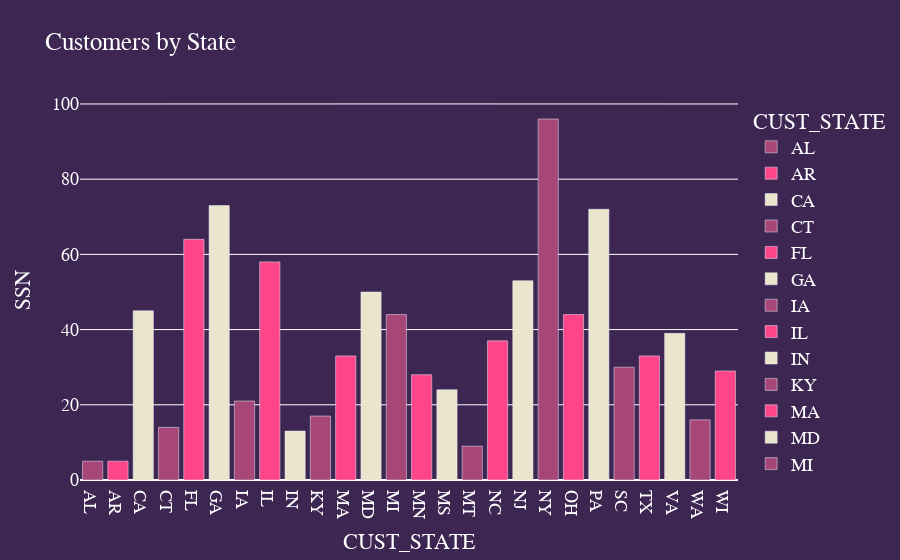

Write notebook code for a chart like this one.
### Code cell
#3.2Find and plot which state has a high number of customers.
grouped = cudf.groupby('CUST_STATE')['SSN'].count().reset_index()
grouped

fig = px.bar(grouped, x='CUST_STATE', y='SSN', color='CUST_STATE', color_discrete_sequence=colors[1:], title='Customers by State')
fig.update_layout(
    font_family="Arial Black",
    font_color='white',
    font_size=18,
    paper_bgcolor=colors[0],
    plot_bgcolor=colors[0]
)

fig.show()

### Figure 1 — Plotly figure (JSON) as saved in the notebook; plotly's stock layout.template omitted (floating-point values rounded to 4 significant figures)
{"data": [{"alignmentgroup": "True", "hovertemplate": "CUST_STATE=%{x}<br>SSN=%{y}<extra></extra>", "legendgroup": "AL", "marker": {"color": "#a64777", "pattern": {"shape": ""}}, "name": "AL", "offsetgroup": "AL", "orientation": "v", "showlegend": true, "textposition": "auto", "type": "bar", "x": ["AL"], "xaxis": "x", "y": [5], "yaxis": "y"}, {"alignmentgroup": "True", "hovertemplate": "CUST_STATE=%{x}<br>SSN=%{y}<extra></extra>", "legendgroup": "AR", "marker": {"color": "#ff4589", "pattern": {"shape": ""}}, "name": "AR", "offsetgroup": "AR", "orientation": "v", "showlegend": true, "textposition": "auto", "type": "bar", "x": ["AR"], "xaxis": "x", "y": [5], "yaxis": "y"}, {"alignmentgroup": "True", "hovertemplate": "CUST_STATE=%{x}<br>SSN=%{y}<extra></extra>", "legendgroup": "CA", "marker": {"color": "#ebe5ce", "pattern": {"shape": ""}}, "name": "CA", "offsetgroup": "CA", "orientation": "v", "showlegend": true, "textposition": "auto", "type": "bar", "x": ["CA"], "xaxis": "x", "y": [45], "yaxis": "y"}, {"alignmentgroup": "True", "hovertemplate": "CUST_STATE=%{x}<br>SSN=%{y}<extra></extra>", "legendgroup": "CT", "marker": {"color": "#a64777", "pattern": {"shape": ""}}, "name": "CT", "offsetgroup": "CT", "orientation": "v", "showlegend": true, "textposition": "auto", "type": "bar", "x": ["CT"], "xaxis": "x", "y": [14], "yaxis": "y"}, {"alignmentgroup": "True", "hovertemplate": "CUST_STATE=%{x}<br>SSN=%{y}<extra></extra>", "legendgroup": "FL", "marker": {"color": "#ff4589", "pattern": {"shape": ""}}, "name": "FL", "offsetgroup": "FL", "orientation": "v", "showlegend": true, "textposition": "auto", "type": "bar", "x": ["FL"], "xaxis": "x", "y": [64], "yaxis": "y"}, {"alignmentgroup": "True", "hovertemplate": "CUST_STATE=%{x}<br>SSN=%{y}<extra></extra>", "legendgroup": "GA", "marker": {"color": "#ebe5ce", "pattern": {"shape": ""}}, "name": "GA", "offsetgroup": "GA", "orientation": "v", "showlegend": true, "textposition": "auto", "type": "bar", "x": ["GA"], "xaxis": "x", "y": [73], "yaxis": "y"}, {"alignmentgroup": "True", "hovertemplate": "CUST_STATE=%{x}<br>SSN=%{y}<extra></extra>", "legendgroup": "IA", "marker": {"color": "#a64777", "pattern": {"shape": ""}}, "name": "IA", "offsetgroup": "IA", "orientation": "v", "showlegend": true, "textposition": "auto", "type": "bar", "x": ["IA"], "xaxis": "x", "y": [21], "yaxis": "y"}, {"alignmentgroup": "True", "hovertemplate": "CUST_STATE=%{x}<br>SSN=%{y}<extra></extra>", "legendgroup": "IL", "marker": {"color": "#ff4589", "pattern": {"shape": ""}}, "name": "IL", "offsetgroup": "IL", "orientation": "v", "showlegend": true, "textposition": "auto", "type": "bar", "x": ["IL"], "xaxis": "x", "y": [58], "yaxis": "y"}, {"alignmentgroup": "True", "hovertemplate": "CUST_STATE=%{x}<br>SSN=%{y}<extra></extra>", "legendgroup": "IN", "marker": {"color": "#ebe5ce", "pattern": {"shape": ""}}, "name": "IN", "offsetgroup": "IN", "orientation": "v", "showlegend": true, "textposition": "auto", "type": "bar", "x": ["IN"], "xaxis": "x", "y": [13], "yaxis": "y"}, {"alignmentgroup": "True", "hovertemplate": "CUST_STATE=%{x}<br>SSN=%{y}<extra></extra>", "legendgroup": "KY", "marker": {"color": "#a64777", "pattern": {"shape": ""}}, "name": "KY", "offsetgroup": "KY", "orientation": "v", "showlegend": true, "textposition": "auto", "type": "bar", "x": ["KY"], "xaxis": "x", "y": [17], "yaxis": "y"}, {"alignmentgroup": "True", "hovertemplate": "CUST_STATE=%{x}<br>SSN=%{y}<extra></extra>", "legendgroup": "MA", "marker": {"color": "#ff4589", "pattern": {"shape": ""}}, "name": "MA", "offsetgroup": "MA", "orientation": "v", "showlegend": true, "textposition": "auto", "type": "bar", "x": ["MA"], "xaxis": "x", "y": [33], "yaxis": "y"}, {"alignmentgroup": "True", "hovertemplate": "CUST_STATE=%{x}<br>SSN=%{y}<extra></extra>", "legendgroup": "MD", "marker": {"color": "#ebe5ce", "pattern": {"shape": ""}}, "name": "MD", "offsetgroup": "MD", "orientation": "v", "showlegend": true, "textposition": "auto", "type": "bar", "x": ["MD"], "xaxis": "x", "y": [50], "yaxis": "y"}, {"alignmentgroup": "True", "hovertemplate": "CUST_STATE=%{x}<br>SSN=%{y}<extra></extra>", "legendgroup": "MI", "marker": {"color": "#a64777", "pattern": {"shape": ""}}, "name": "MI", "offsetgroup": "MI", "orientation": "v", "showlegend": true, "textposition": "auto", "type": "bar", "x": ["MI"], "xaxis": "x", "y": [44], "yaxis": "y"}, {"alignmentgroup": "True", "hovertemplate": "CUST_STATE=%{x}<br>SSN=%{y}<extra></extra>", "legendgroup": "MN", "marker": {"color": "#ff4589", "pattern": {"shape": ""}}, "name": "MN", "offsetgroup": "MN", "orientation": "v", "showlegend": true, "textposition": "auto", "type": "bar", "x": ["MN"], "xaxis": "x", "y": [28], "yaxis": "y"}, {"alignmentgroup": "True", "hovertemplate": "CUST_STATE=%{x}<br>SSN=%{y}<extra></extra>", "legendgroup": "MS", "marker": {"color": "#ebe5ce", "pattern": {"shape": ""}}, "name": "MS", "offsetgroup": "MS", "orientation": "v", "showlegend": true, "textposition": "auto", "type": "bar", "x": ["MS"], "xaxis": "x", "y": [24], "yaxis": "y"}, {"alignmentgroup": "True", "hovertemplate": "CUST_STATE=%{x}<br>SSN=%{y}<extra></extra>", "legendgroup": "MT", "marker": {"color": "#a64777", "pattern": {"shape": ""}}, "name": "MT", "offsetgroup": "MT", "orientation": "v", "showlegend": true, "textposition": "auto", "type": "bar", "x": ["MT"], "xaxis": "x", "y": [9], "yaxis": "y"}, {"alignmentgroup": "True", "hovertemplate": "CUST_STATE=%{x}<br>SSN=%{y}<extra></extra>", "legendgroup": "NC", "marker": {"color": "#ff4589", "pattern": {"shape": ""}}, "name": "NC", "offsetgroup": "NC", "orientation": "v", "showlegend": true, "textposition": "auto", "type": "bar", "x": ["NC"], "xaxis": "x", "y": [37], "yaxis": "y"}, {"alignmentgroup": "True", "hovertemplate": "CUST_STATE=%{x}<br>SSN=%{y}<extra></extra>", "legendgroup": "NJ", "marker": {"color": "#ebe5ce", "pattern": {"shape": ""}}, "name": "NJ", "offsetgroup": "NJ", "orientation": "v", "showlegend": true, "textposition": "auto", "type": "bar", "x": ["NJ"], "xaxis": "x", "y": [53], "yaxis": "y"}, {"alignmentgroup": "True", "hovertemplate": "CUST_STATE=%{x}<br>SSN=%{y}<extra></extra>", "legendgroup": "NY", "marker": {"color": "#a64777", "pattern": {"shape": ""}}, "name": "NY", "offsetgroup": "NY", "orientation": "v", "showlegend": true, "textposition": "auto", "type": "bar", "x": ["NY"], "xaxis": "x", "y": [96], "yaxis": "y"}, {"alignmentgroup": "True", "hovertemplate": "CUST_STATE=%{x}<br>SSN=%{y}<extra></extra>", "legendgroup": "OH", "marker": {"color": "#ff4589", "pattern": {"shape": ""}}, "name": "OH", "offsetgroup": "OH", "orientation": "v", "showlegend": true, "textposition": "auto", "type": "bar", "x": ["OH"], "xaxis": "x", "y": [44], "yaxis": "y"}, {"alignmentgroup": "True", "hovertemplate": "CUST_STATE=%{x}<br>SSN=%{y}<extra></extra>", "legendgroup": "PA", "marker": {"color": "#ebe5ce", "pattern": {"shape": ""}}, "name": "PA", "offsetgroup": "PA", "orientation": "v", "showlegend": true, "textposition": "auto", "type": "bar", "x": ["PA"], "xaxis": "x", "y": [72], "yaxis": "y"}, {"alignmentgroup": "True", "hovertemplate": "CUST_STATE=%{x}<br>SSN=%{y}<extra></extra>", "legendgroup": "SC", "marker": {"color": "#a64777", "pattern": {"shape": ""}}, "name": "SC", "offsetgroup": "SC", "orientation": "v", "showlegend": true, "textposition": "auto", "type": "bar", "x": ["SC"], "xaxis": "x", "y": [30], "yaxis": "y"}, {"alignmentgroup": "True", "hovertemplate": "CUST_STATE=%{x}<br>SSN=%{y}<extra></extra>", "legendgroup": "TX", "marker": {"color": "#ff4589", "pattern": {"shape": ""}}, "name": "TX", "offsetgroup": "TX", "orientation": "v", "showlegend": true, "textposition": "auto", "type": "bar", "x": ["TX"], "xaxis": "x", "y": [33], "yaxis": "y"}, {"alignmentgroup": "True", "hovertemplate": "CUST_STATE=%{x}<br>SSN=%{y}<extra></extra>", "legendgroup": "VA", "marker": {"color": "#ebe5ce", "pattern": {"shape": ""}}, "name": "VA", "offsetgroup": "VA", "orientation": "v", "showlegend": true, "textposition": "auto", "type": "bar", "x": ["VA"], "xaxis": "x", "y": [39], "yaxis": "y"}, {"alignmentgroup": "True", "hovertemplate": "CUST_STATE=%{x}<br>SSN=%{y}<extra></extra>", "legendgroup": "WA", "marker": {"color": "#a64777", "pattern": {"shape": ""}}, "name": "WA", "offsetgroup": "WA", "orientation": "v", "showlegend": true, "textposition": "auto", "type": "bar", "x": ["WA"], "xaxis": "x", "y": [16], "yaxis": "y"}, {"alignmentgroup": "True", "hovertemplate": "CUST_STATE=%{x}<br>SSN=%{y}<extra></extra>", "legendgroup": "WI", "marker": {"color": "#ff4589", "pattern": {"shape": ""}}, "name": "WI", "offsetgroup": "WI", "orientation": "v", "showlegend": true, "textposition": "auto", "type": "bar", "x": ["WI"], "xaxis": "x", "y": [29], "yaxis": "y"}], "layout": {"barmode": "relative", "font": {"color": "white", "family": "Arial Black", "size": 18}, "legend": {"title": {"text": "CUST_STATE"}, "tracegroupgap": 0}, "paper_bgcolor": "#3e2653", "plot_bgcolor": "#3e2653", "title": {"text": "Customers by State"}, "xaxis": {"anchor": "y", "categoryarray": ["AL", "AR", "CA", "CT", "FL", "GA", "IA", "IL", "IN", "KY", "MA", "MD", "MI", "MN", "MS", "MT", "NC", "NJ", "NY", "OH", "PA", "SC", "TX", "VA", "WA", "WI"], "categoryorder": "array", "domain": [0, 1], "title": {"text": "CUST_STATE"}}, "yaxis": {"anchor": "x", "domain": [0, 1], "title": {"text": "SSN"}}}}
